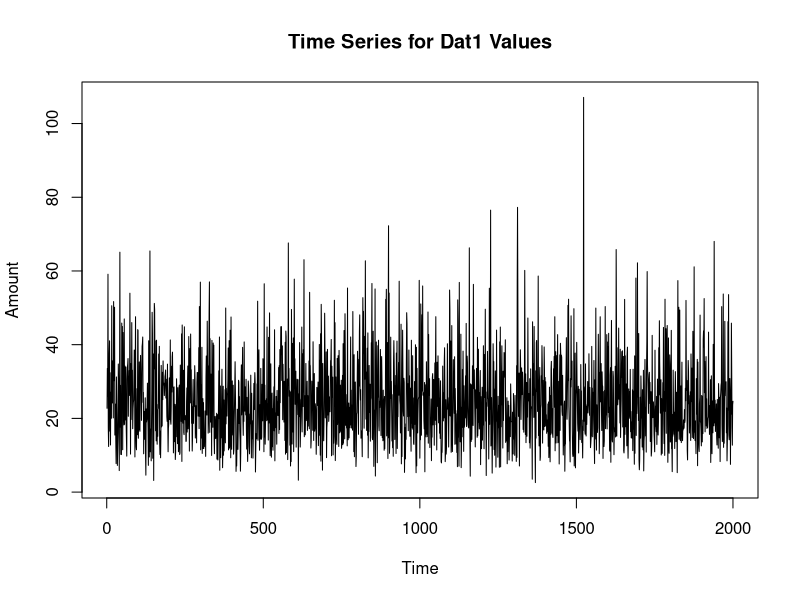
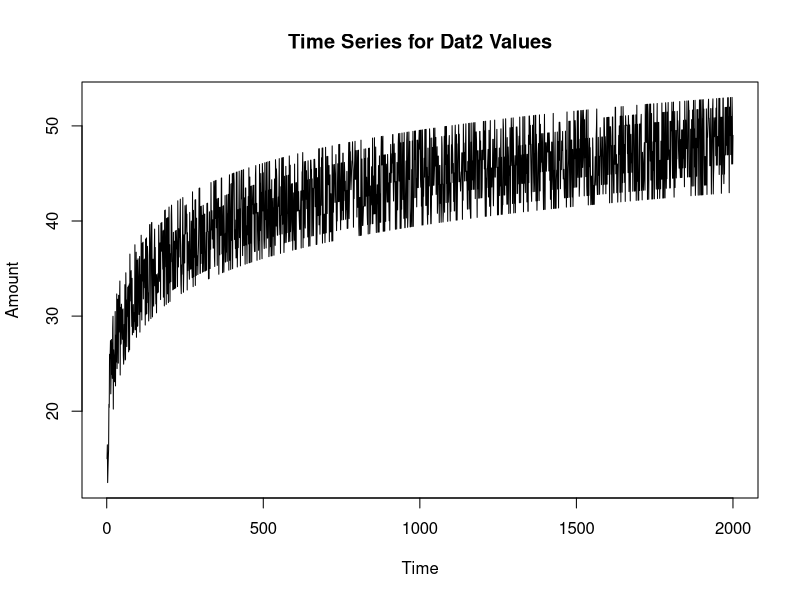
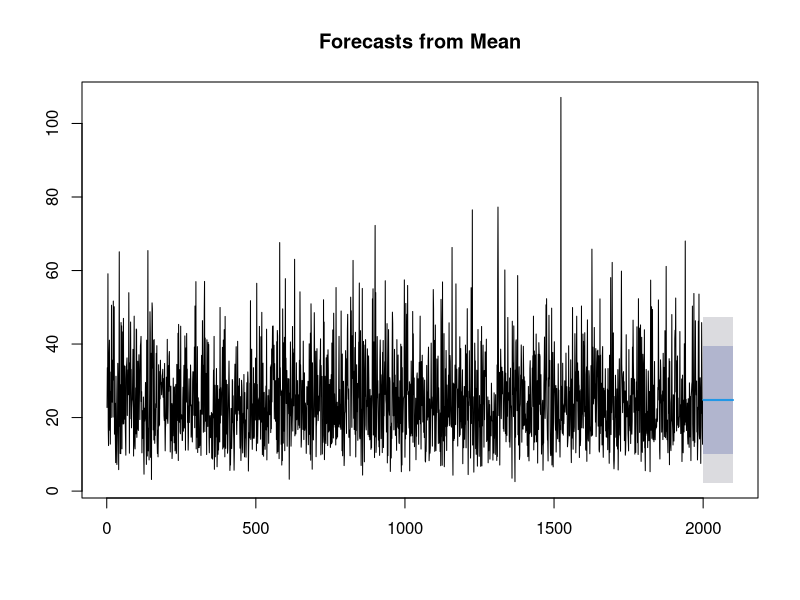
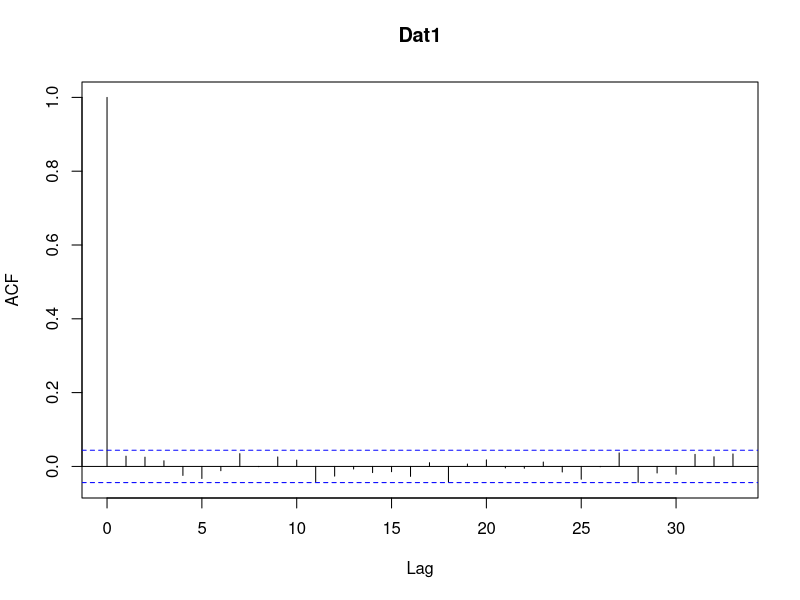
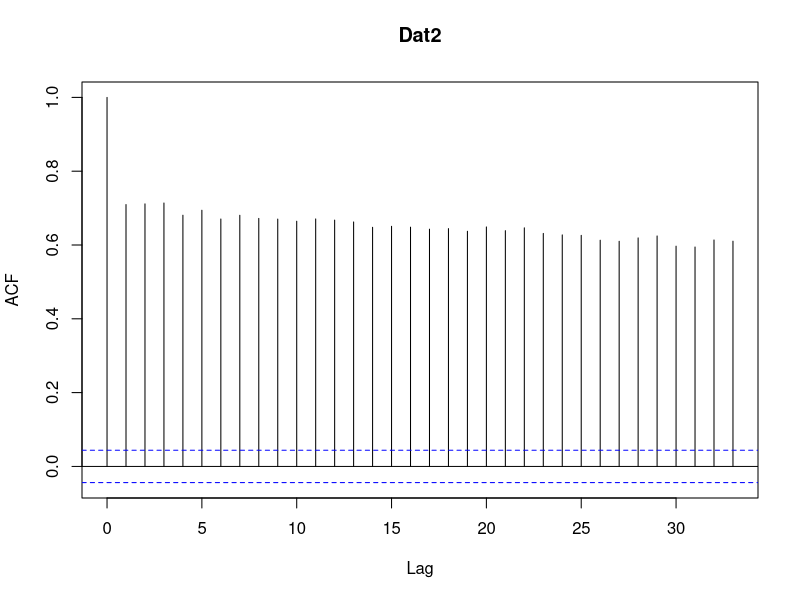
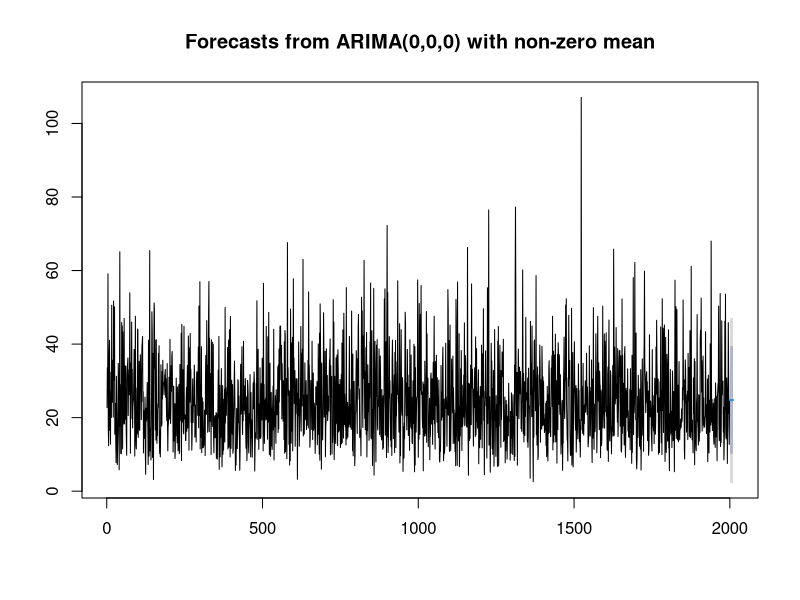

These charts were generated, in order, by the following R code:
library(forecast)
library(tseries)
require(graphics)

mydata <- read.csv('dataset_time_series.csv', header = TRUE, sep=";", dec = ",")
colnames(mydata)
mydata[,c("N","X","X.1","X.2","X.3","X.4","X.5")] <- list(NULL)

dat1_time_series <- ts(data=subset(mydata, select=c("Dat1")))
plot(dat1_time_series,  main="Time Series for Dat1 Values",
     xlab="Time",ylab="Amount") 

dat2_time_series <- ts(data=subset(mydata, select=c("Dat2")))
plot(dat2_time_series, main="Time Series for Dat2 Values",
     xlab="Time",ylab="Amount") 

mf <- meanf(dat1_time_series,h=100)
plot(mf) 
adf1 <- adf.test(dat1_time_series)
adf1

adf2 <- adf.test(dat2_time_series)
adf2

acf(dat1_time_series, type="correlation")
acf(dat2_time_series, type="correlation")


ndiffs(dat1_time_series[,1])
diff_data <- diff(dat1_time_series[,1])

forecast(auto.arima(dat1_time_series, stationary=TRUE, seasonal=FALSE))
plot(forecast(auto.arima(dat1_time_series, stationary=TRUE, seasonal=FALSE)))

